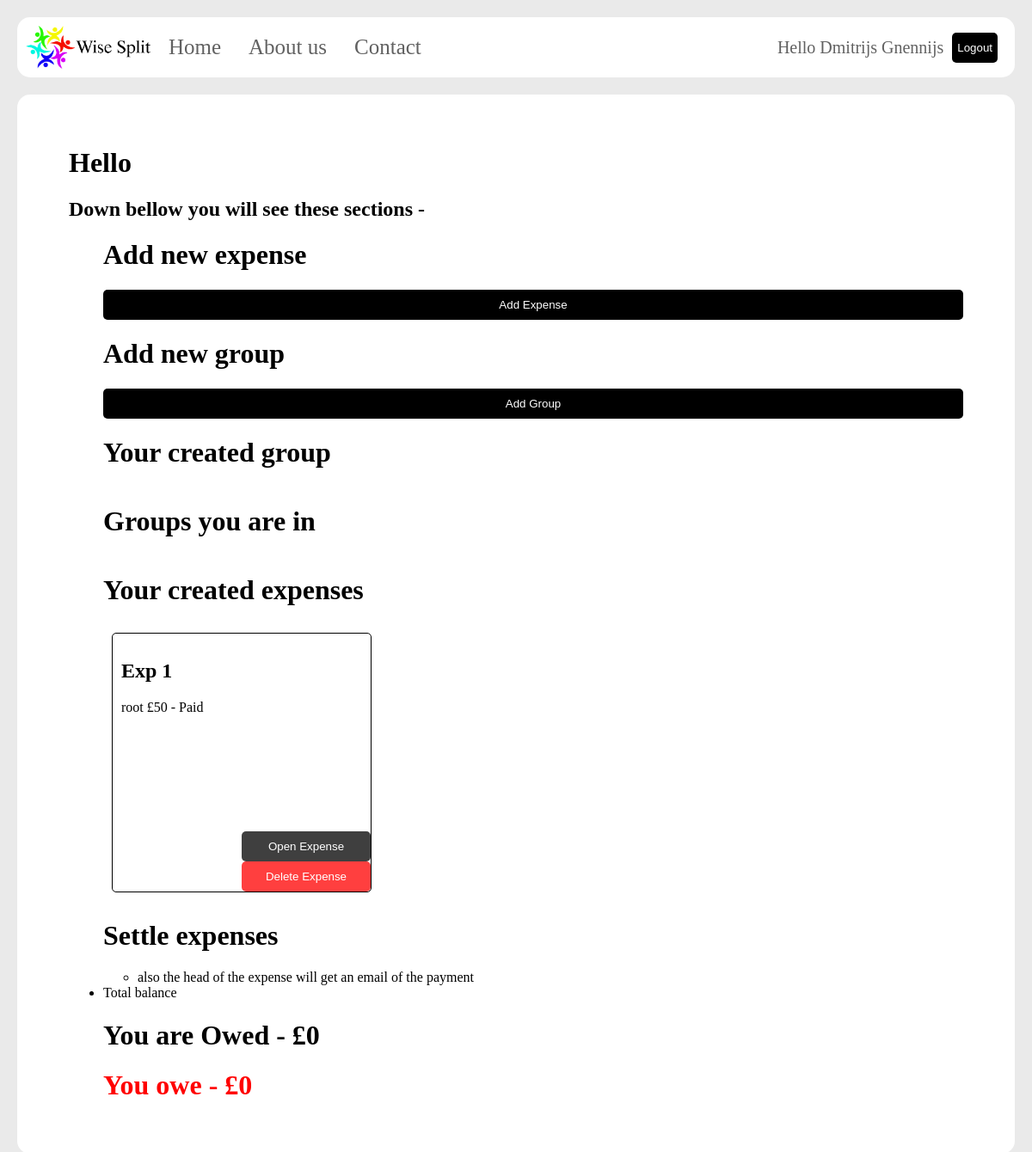
The app's page /index.php?done=success (signed in) with its own data.
### tables this page shows
CREATE TABLE Expenses (
  ExpenseID INTEGER PRIMARY KEY,
  UserID INTEGER,
  Name TEXT,
  DateCreated DATE
);

CREATE TABLE ExpenseOwe(
  PersonID INTEGER PRIMARY KEY,
  ExpenseID INTEGER,
  UserID INTEGER,
  Name TEXT,
  Amount INTEGER,
  Reference TEXT,
  Email TEXT,
  Paid BOOLEAN
);

### my_expense.php (the view, shortened to what this page needs)
<?php
$userID = $_SESSION['userID'];
$db = new SQLite3('todo.db');
$stmt = $db->prepare("SELECT * FROM Expenses Where UserID = :userID;");
$stmt->bindValue(':userID', $userID, SQLITE3_INTEGER);
$result = $stmt->execute();
echo "<div class='my_made_exp'>";
while ($row = $result->fetchArray()) {
  $name = "{$row['Name']}";
  $expenseID = "{$row['ExpenseID']}";
  ?><div class='my_expense'><?php
    echo "<h2>$name</h2>";
    $stmt = $db->prepare("SELECT * FROM ExpenseOwe Where ExpenseID = :userID;");
    $stmt->bindValue(':userID', $expenseID, SQLITE3_INTEGER);
    $result_exp = $stmt->execute();
    while ($row = $result_exp->fetchArray()) {
      $people = "{$row['Name']}";
      $amount = "{$row['Amount']}";
      $paid = "{$row['Paid']}";
      if ($paid == 0){
        $paid = "Unpaid";
      }
      else {
        $paid = "Paid";
      }
      echo "<p>$people &pound$amount - $paid</p>";
    }
    ?>
    <div class='buttons'>
      <form name="open_expense" action="open_my_expense.php" method="post">
        <button type='submit' name='expenseButton'>Open Expense</button>
      </form>
      <form name="delete_expense" action="delete_my_expense.php" method="post">
        <button type='submit' name='expenseButton' style="background-color:red;">Delete Expense</button>
      </form>
</div>
</div>
    <?php
}
echo "</div>";
 ?>

### css/main.css (style rules this page uses)
.my_expense { margin: 10px; float: left; width: 280px; height: 280px; border-radius: 5px; background: white; padding: 10px; border: 1px solid black; position: relative; }
.my_made_exp { width: 100%; overflow: auto; }
.buttons { position: absolute; width: 50%; right: 0; bottom: 0; opacity: 75%; }
body { margin: 0px; padding: 0px; background-image: url("switch6457.png"); background-color: #eaeaea; background-size: 100%; }
button { background-color: black; border: none; cursor: pointer; width: 100%; color: white; padding-top: 10px; padding-bottom: 10px; border-radius: 5px; }

### records on screen
expenses: Name "Exp 1"
expenseowe: Name "root", Amount "50", Paid "Paid"

### other values on screen
$_SESSION['userName'] "Dmitrijs Gnennijs"
$owed "0"
$owe "0"
